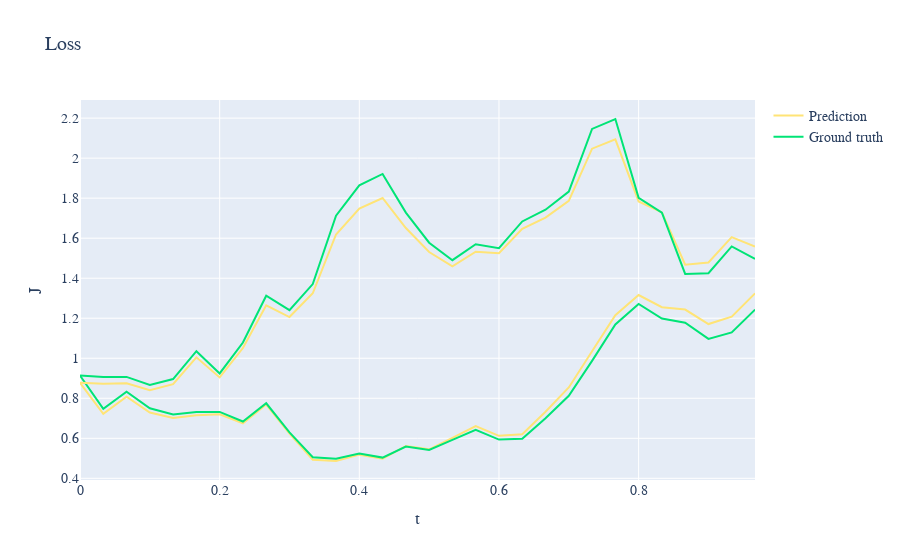

Notebook code cell kept with this figure:
### Code cell
fig = make_subplots(rows=1, cols=1)
fig.add_trace(go.Scatter(x=ts[:, 0].flatten(), y=Y_preds[:, 0].flatten(), mode='lines', name="Prediction", line=dict(color="#FFe476")), row=1, col=1)
fig.add_trace(go.Scatter(x=ts[:, 0].flatten(), y=Y_sol[:, 0].flatten(), mode='lines', name="Ground truth", line=dict(color="#00e476")), row=1, col=1)
for i in range(1, num_samples):
    fig.add_trace(go.Scatter(x=ts[:, i].flatten(), y=Y_preds[:, i].flatten(), mode='lines', showlegend=False, line=dict(color="#FFe476")), row=1, col=1)
    fig.add_trace(go.Scatter(x=ts[:, i].flatten(), y=Y_sol[:, i].flatten(), mode='lines', showlegend=False, line=dict(color="#00e476")), row=1, col=1)
fig.update_layout(
    title="Loss",
    xaxis_title="t",
    yaxis_title="J",
    font=dict(
        family="Courier New, monospace",
        size=14
    )
)
fig.show()

### Figure 1 — Plotly figure (JSON) as saved in the notebook; plotly's stock layout.template omitted (floating-point values rounded to 4 significant figures)
{"data": [{"line": {"color": "#FFe476"}, "mode": "lines", "name": "Prediction", "type": "scatter", "x": [0, 0.03333, 0.06667, 0.1, 0.1333, 0.1667, 0.2, 0.2333, 0.2667, 0.3, 0.3333, 0.3667, 0.4, 0.4333, 0.4667, 0.5, 0.5333, 0.5667, 0.6, 0.6333, 0.6667, 0.7, 0.7333, 0.7667, 0.8, 0.8333, 0.8667, 0.9, 0.9333, 0.9667], "xaxis": "x", "y": [0.8777, 0.7227, 0.8076, 0.7288, 0.7016, 0.7156, 0.7199, 0.6749, 0.7688, 0.6235, 0.4927, 0.4865, 0.5183, 0.4985, 0.5616, 0.5451, 0.6021, 0.6609, 0.6122, 0.6201, 0.7327, 0.8539, 1.035, 1.215, 1.316, 1.255, 1.243, 1.171, 1.208, 1.324], "yaxis": "y"}, {"line": {"color": "#00e476"}, "mode": "lines", "name": "Ground truth", "type": "scatter", "x": [0, 0.03333, 0.06667, 0.1, 0.1333, 0.1667, 0.2, 0.2333, 0.2667, 0.3, 0.3333, 0.3667, 0.4, 0.4333, 0.4667, 0.5, 0.5333, 0.5667, 0.6, 0.6333, 0.6667, 0.7, 0.7333, 0.7667, 0.8, 0.8333, 0.8667, 0.9, 0.9333, 0.9667], "xaxis": "x", "y": [0.914, 0.7475, 0.8332, 0.7498, 0.719, 0.7314, 0.732, 0.684, 0.7751, 0.6294, 0.5051, 0.4978, 0.5243, 0.5036, 0.5589, 0.542, 0.5918, 0.6418, 0.5935, 0.5975, 0.7003, 0.8124, 0.9868, 1.169, 1.271, 1.198, 1.178, 1.097, 1.129, 1.243], "yaxis": "y"}, {"line": {"color": "#FFe476"}, "mode": "lines", "showlegend": false, "type": "scatter", "x": [0, 0.03333, 0.06667, 0.1, 0.1333, 0.1667, 0.2, 0.2333, 0.2667, 0.3, 0.3333, 0.3667, 0.4, 0.4333, 0.4667, 0.5, 0.5333, 0.5667, 0.6, 0.6333, 0.6667, 0.7, 0.7333, 0.7667, 0.8, 0.8333, 0.8667, 0.9, 0.9333, 0.9667], "xaxis": "x", "y": [0.8777, 0.873, 0.8751, 0.8408, 0.8707, 1.004, 0.9042, 1.051, 1.265, 1.206, 1.325, 1.619, 1.748, 1.801, 1.651, 1.531, 1.46, 1.533, 1.525, 1.647, 1.703, 1.787, 2.047, 2.094, 1.784, 1.729, 1.467, 1.479, 1.605, 1.558], "yaxis": "y"}, {"line": {"color": "#00e476"}, "mode": "lines", "showlegend": false, "type": "scatter", "x": [0, 0.03333, 0.06667, 0.1, 0.1333, 0.1667, 0.2, 0.2333, 0.2667, 0.3, 0.3333, 0.3667, 0.4, 0.4333, 0.4667, 0.5, 0.5333, 0.5667, 0.6, 0.6333, 0.6667, 0.7, 0.7333, 0.7667, 0.8, 0.8333, 0.8667, 0.9, 0.9333, 0.9667], "xaxis": "x", "y": [0.914, 0.9067, 0.9067, 0.8664, 0.8961, 1.035, 0.9244, 1.079, 1.312, 1.24, 1.371, 1.713, 1.864, 1.921, 1.728, 1.578, 1.49, 1.57, 1.55, 1.684, 1.742, 1.833, 2.146, 2.196, 1.801, 1.728, 1.422, 1.425, 1.559, 1.497], "yaxis": "y"}], "layout": {"font": {"family": "Courier New, monospace", "size": 14}, "title": {"text": "Loss"}, "xaxis": {"anchor": "y", "domain": [0, 1], "title": {"text": "t"}}, "yaxis": {"anchor": "x", "domain": [0, 1], "title": {"text": "J"}}}}
